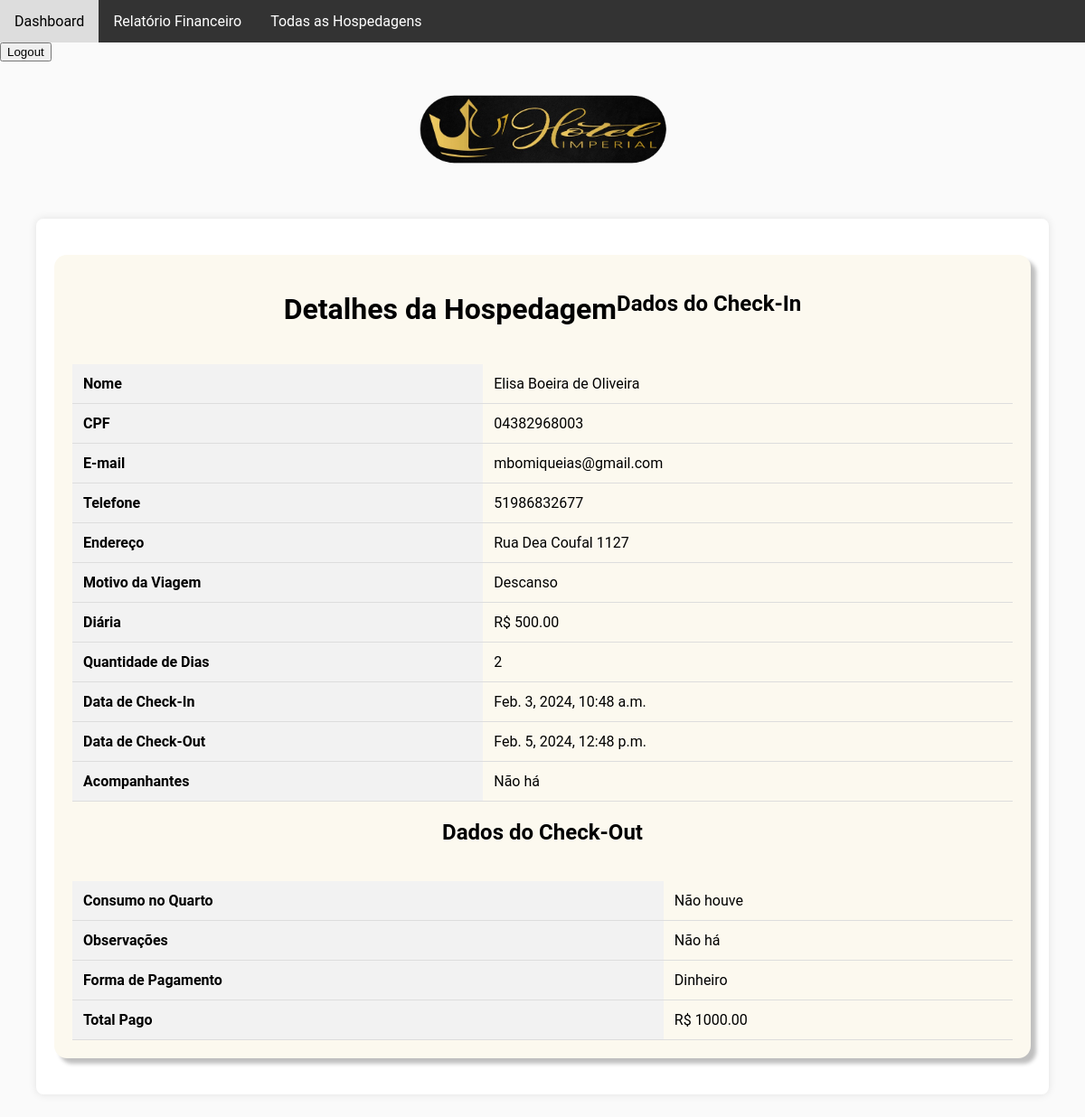
Screenshot of /stay-details/8/ (signed in) with the database file from the repository.
### guest_management/models.py (models this page shows, shortened)
class Booking(models.Model):
    room = models.ForeignKey(Room, on_delete=models.SET_NULL, null=True,
                      related_name='bookings')  # Adicione related_name
    full_name = models.CharField(max_length=100)
    cpf = models.CharField(max_length=14)
    email = models.EmailField()
    phone_number = models.CharField(max_length=15)
    address = models.TextField()
    travel_reason = models.CharField(max_length=100)
    daily_rate = models.DecimalField(max_digits=6, decimal_places=2)
    number_of_days = models.IntegerField()
    check_in = models.DateTimeField()
    check_out = models.DateTimeField()
    companions = models.TextField(blank=True)

class CheckOut(models.Model):
    booking = models.ForeignKey(Booking, on_delete=models.CASCADE, related_name='check_out_info')
    room_consumption = models.TextField()
    observations = models.TextField(blank=True)
    payment_method = models.CharField(max_length=50)
    total_paid = models.DecimalField(max_digits=8, decimal_places=2)

### guest_management/views.py (the view)
# urls.py: path('stay-details/<int:booking_id>/', views.stay_details, name='stay_details'),
@login_required
def stay_details(request, booking_id):
    booking = Booking.objects.get(id=booking_id)
    checkout = CheckOut.objects.filter(booking=booking).first()
    return render(request, 'stay_details.html', {
        'booking': booking,
        'checkout': checkout
    })

### guest_management/context_processors.py (called while the page is built)
def recepcionista_context(request):
    is_recepcionista = request.user.is_authenticated and request.user.groups.filter(name='Recepcionistas').exists()
    return {'is_recepcionista': is_recepcionista}

### guest_management/templates/stay_details.html (shortened to what this page needs)
{% extends 'base.html' %}
{% load static %}
{% block extra_head %}
<link rel="stylesheet" type="text/css" href="{% static 'css/stay_details.css' %}">
{% endblock %}
{% block content %}
<div class="container">
<main class="main-content">
    <h1>Detalhes da Hospedagem</h1>
    <h2>Dados do Check-In</h2>
    <table>
        <tr>
            <th>Nome</th>
            <td>{{ booking.full_name }}</td>
        </tr>
        <tr>
            <th>CPF</th>
            <td>{{ booking.cpf }}</td>
        </tr>
        <tr>
            <th>E-mail</th>
            <td>{{ booking.email }}</td>
        </tr>
        <tr>
            <th>Telefone</th>
            <td>{{ booking.phone_number }}</td>
        </tr>
        <tr>
            <th>Endereço</th>
            <td>{{ booking.address }}</td>
        </tr>
        <tr>
            <th>Motivo da Viagem</th>
            <td>{{ booking.travel_reason }}</td>
        </tr>
        <tr>
            <th>Diária</th>
            <td>R$ {{ booking.daily_rate }}</td>
        </tr>
        <tr>
            <th>Quantidade de Dias</th>
            <td>{{ booking.number_of_days }}</td>
        </tr>
        <tr>
            <th>Data de Check-In</th>
            <td>{{ booking.check_in }}</td>
        </tr>
        <tr>
            <th>Data de Check-Out</th>
            <td>{{ booking.check_out }}</td>
        </tr>
        <tr>
            <th>Acompanhantes</th>
            <td>{{ booking.companions }}</td>
        </tr>
    </table>
    <h2>Dados do Check-Out</h2>
    {% if checkout %}
    <table>
        <tr>
            <th>Consumo no Quarto</th>
            <td>{{ checkout.room_consumption }}</td>
        </tr>
        <tr>
            <th>Observações</th>
            <td>{{ checkout.observations }}</td>
        </tr>
        <tr>
            <th>Forma de Pagamento</th>
            <td>{{ checkout.payment_method }}</td>
        </tr>
        <tr>
            <th>Total Pago</th>
            <td>R$ {{ checkout.total_paid }}</td>
        </tr>
    </table>
    {% else %}
    <p>Informações de check-out não disponíveis</p>
    {% endif %}
</main>
</div>
{% endblock %}

### static/css/base.css (style rules this page uses)
body, html { margin: 0; padding: 10px; font-family: 'Roboto', sans-serif; background: #FAFAFA; }
.container { width: calc(100% - 40px); max-width: 1440px; margin: 25px auto; padding: 20px; background: linear-gradient(180deg, #332F24 0%, #82785B 16.5%); border-radius: 27px; box-shadow: 3px 3px 2px rgba(0, 0, 0, 0.5); }
.main-content { background: #FCF9EF; border-radius: 14px; padding: 20px; box-shadow: 6px 6px 4px rgba(0, 0, 0, 0.25); margin: 0 auto; display: flex; justify-content: center; flex-wrap: wrap; }

### static/css/stay_details.css (style rules this page uses)
body, html { margin: 0; padding: 0; font-family: 'Roboto', sans-serif; background: #FAFAFA; font-size: 16px; }
.container { width: 90%; max-width: 1200px; margin: 25px auto; padding: 20px; background: #FFF; border-radius: 8px; box-shadow: 0px 0px 10px rgba(0, 0, 0, 0.1); }
.main-content { margin: 20px 0; }
table { width: 100%; border-collapse: collapse; margin-top: 20px; }
th, td { text-align: left; padding: 12px; border-bottom: 1px solid #ddd; }
th { background-color: #f2f2f2; }

### rows the page displays
Booking: full_name "Elisa Boeira de Oliveira", cpf "04382968003", email "mbomiqueias@gmail.com", phone_number "51986832677", address "Rua Dea Coufal 1127", travel_reason "Descanso", daily_rate "500.00", number_of_days "2", check_in "Feb. 3, 2024, 10:48 a.m.", check_out "Feb. 5, 2024, 12:48 p.m.", companions "Não há"
CheckOut: room_consumption "Não houve", observations "Não há", payment_method "Dinheiro", total_paid "1000.00"
